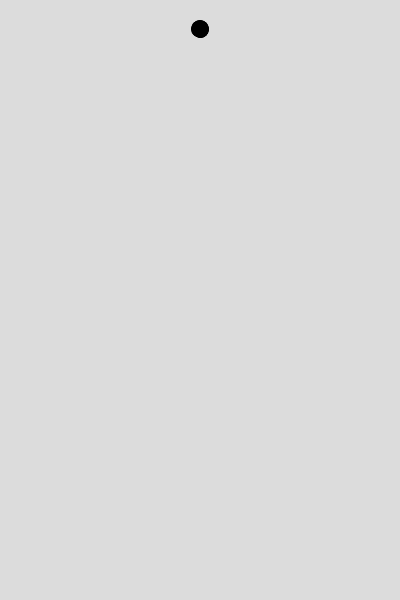
Frame 1 (no input)
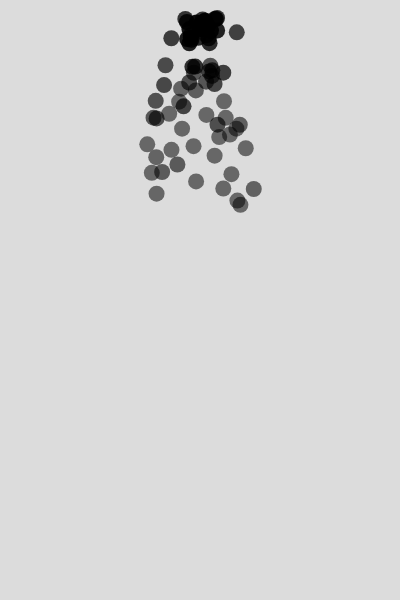
Frame 60 (no input)
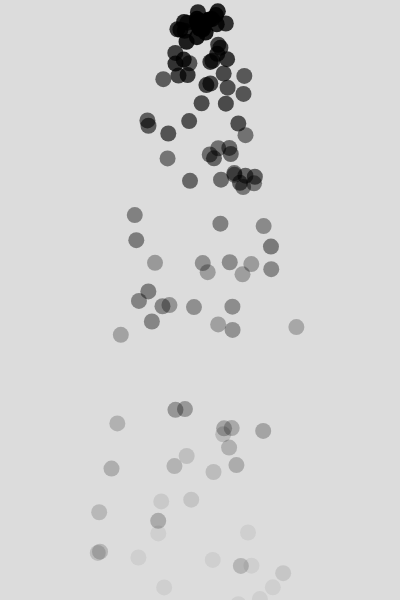
Frame 120 (the mouse pressed at the canvas centre since frame 60)

The p5.js sketch that drew these frames (run headless with seeded random() and noise() and a simulated clock; from frame 60 on, the mouse is pressed at the canvas centre):

// p5.js sketch
// ── sketch.js
let emitters = [];
let G;

function setup() {
  createCanvas(400, 600);
  emitters.push(new Emitter(width / 2, 30));
  G = createVector(0, 0.1);
  ellipseMode(RADIUS);
  noStroke();
}

function draw() {
  background(220);
  for (let e of emitters) {
    e.update();
  }
}

class Emitter {
  constructor(x, y) {
    this.x = x;
    this.y = y;
    this.particles = [];
    for (let i = 0; i < 20; i++) {
      this.particles.push(new Particle(this.x, this.y));
    }
  }

  update() {
    this.particles = this.particles.filter(p => !p.isDead());

  
    for (let p of this.particles) {
      p.applyForce(G);
      p.update();
      p.draw();
    }


    this.particles.push(new Particle(this.x, this.y));
  }
}

class Particle {
  constructor(x, y) {
    this.pos = createVector(x, y);
    this.vel = createVector(random(-1, 1), random(-2, 0));
    this.acc = createVector(0, 0);
    this.lifespan = 255;
  }

  applyForce(force) {
    this.acc.add(force);
  }

  update() {
    this.vel.add(this.acc);
    this.pos.add(this.vel);
    this.acc.mult(0);
    this.lifespan -= 2;
  }

  draw() {
    fill(0, this.lifespan);
    ellipse(this.pos.x, this.pos.y, 8, 8);
  }

  isDead() {
    return this.lifespan <= 0;
  }
}

function mouseClicked() {
  emitters.push(new Emitter(mouseX, mouseY));
}
